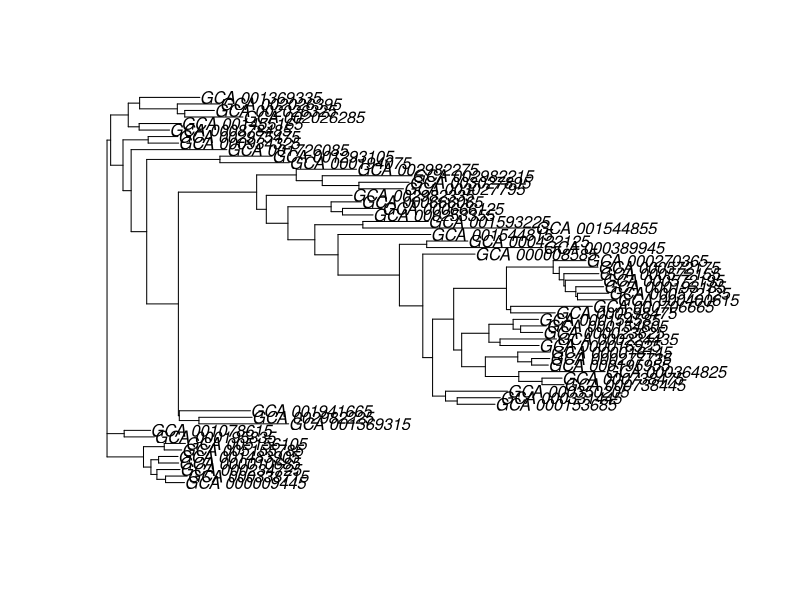
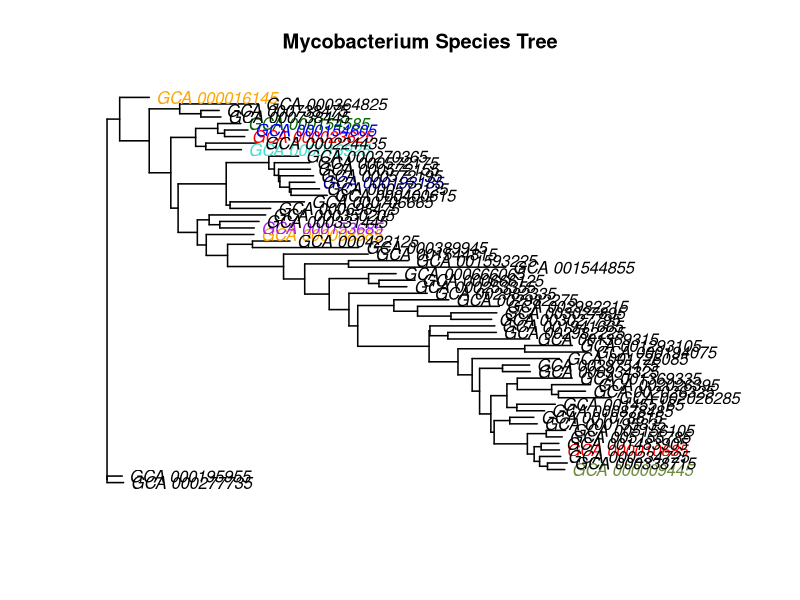

Here is the R script that generated these plots, in order:
#build phylogenetic tree for MTBC genomes

library(seqinr)
library(phangorn)
library("ape")

### read data
setwd('~/gitprojects/rd900')
#anim <- read.table('ANIm_out/ANIm_percentage_identity.tab',sep='\t',header=TRUE,row.names = 1)
anim <- read.table('anim_matrix.csv',sep=',',header=TRUE)
#rownames(anim) <- paste0(1:nrow(anim), "_", anim$query)
rownames(anim) <- anim$query

### get distance matrix
dm <- dist(anim)
njtree  <- nj(dm)
plot(njtree)

# root tree
#rooted <- root(njtree,"18_H37Rv")
rooted <- root(njtree,"GCA_000195955")
rooted <- multi2di(rooted)

### plot tree ###

png("nj_tree.png",res=150, width=800, height=1200)
#tiff(file = "temp.tiff", width = 2400, height = 1400, units = "px", res = 300)

tipcol <- rep('black', length(njtree$tip.label))
# make a vector with our list of species
cats <- unique(anim$query)

# make a vector of color we want:
colorsList <-c("orange", "darkolivegreen4", "red", "orange", "turquoise", "red",
               "purple", "darkgreen", "blue","darkblue")
for(i in 1:length(cats)){
  tipcol[grep(cats[i], njtree$tip.label)] <- colorsList[i]
}

# Plotting the phylogeny
plot(rooted, label.offset=0.01, edge.width=1.5, #type='fan',
     main="Mycobacterium Species Tree", 
     tip.color=tipcol)

# Add coloured shapes for tips
#tiplabels(pch=19, 
#          col=ifelse(grepl(njtree$tip.label, pattern="mtb|CDC|H37"), "red", "blue"), 
#          cex=1)

# Set the margins
#par(mar=c(1,1,1,0))

dev.off()

#get region hits from blast analysis
region_hits = read.table('rd900_region_hits.csv',sep=',',header=TRUE)
rownames(region_hits) <- region_hits$id
# convert to discrete states
states <- region_hits[c('pknh1','pknh1.proregion','pknh2_sensor','tbd2')]
states[states>0] = 1
states <- apply( states , 1 , paste , collapse = "-" )

# ace function for calculating parsimony using pknh blast results
# we provide a vector containing the states - rd900 variants and 
# the phylogeny from species similarity  

fit <- ace(states, rooted, type="discrete")
?ace
